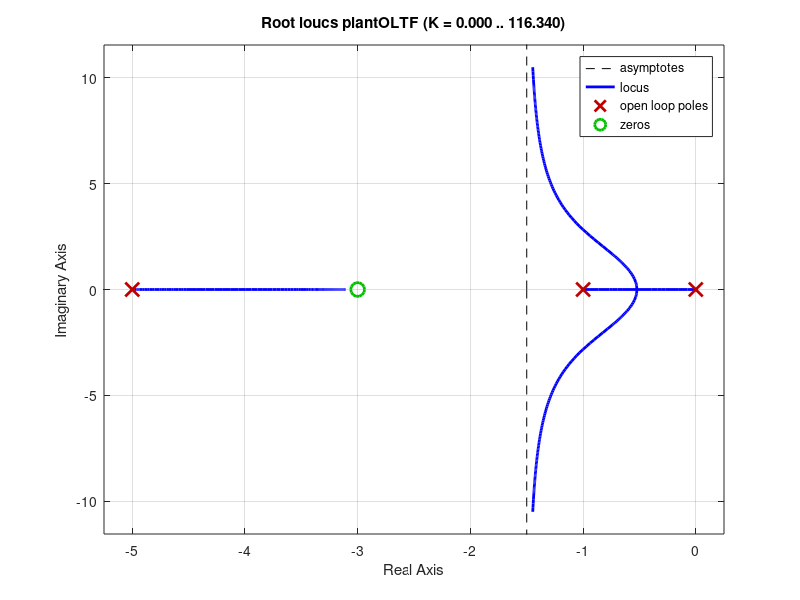
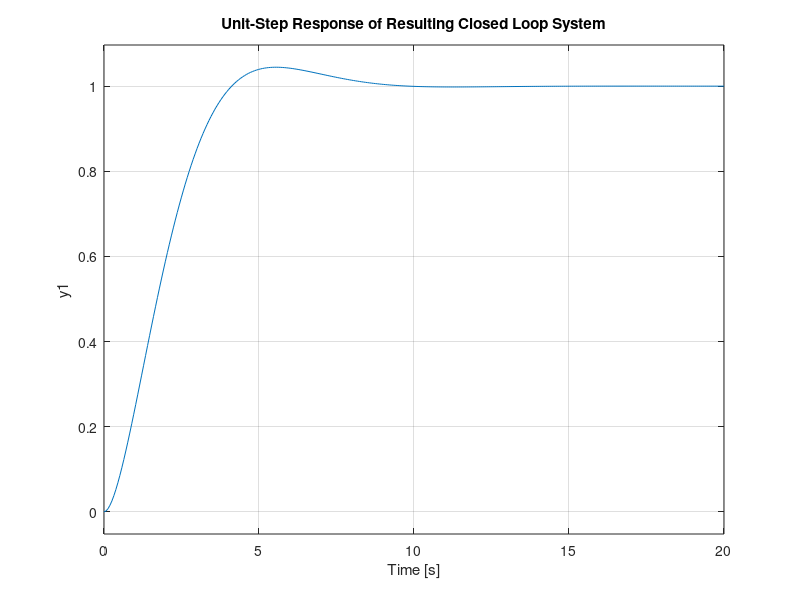
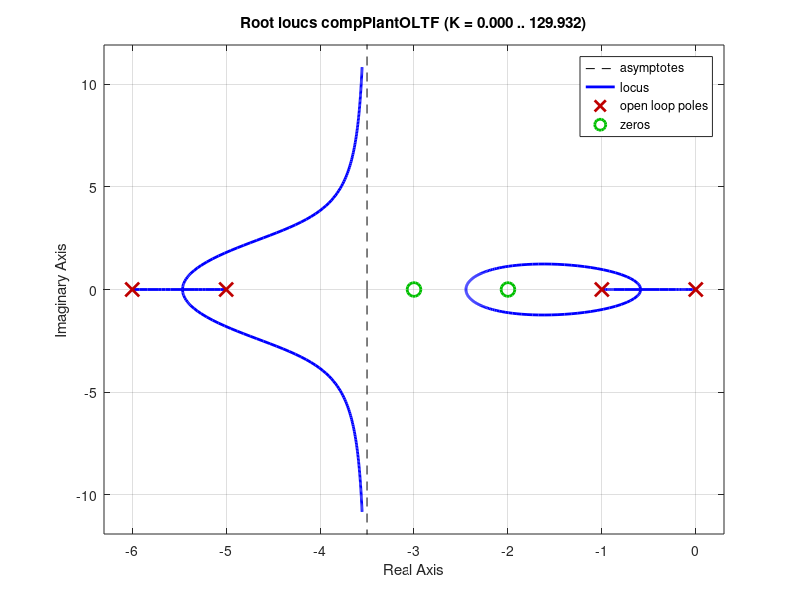

The MATLAB source for these figures, in order: (Note: this script raises an error after producing the figures.)
%% b - Plot Root Locus and unit-step response
% Zero at s = -3
zeros = [-3];
% Poles at s = -1, -5
poles = [0 -1 -5];
% Gain
K = 1
% Get open-loop transfer function; zeros, poles, gain = 1
plantOLTF = zpk(zeros, poles, K)

% Plot Root Locus
rlocus(plantOLTF)
grid on

% Save Closed-loop poles, associated feedback gain values
[r, k] = rlocus(plantOLTF);

% Set gain value for damping ratio = 0.7071
K = 0.985;
% Numerator coefficients
num = [K 3*K];
% Denominator coefficients
den = [1 6 (5+K) 3*K];
% Get closed-loop transfer function
plantCLTF1 = tf(num, den)

plantWithK = zpk(zeros, poles, K)
% Converts OLTF to CLTF - plantWithK = OLTF, 1 = H(s) as it's unity feedback
% control)
plantCLTF = feedback(plantWithK, 1)

figure
step(plantCLTF)
grid on
title('Unit-Step Response of Resulting Closed Loop System')

%% c - Root Locus for phase-led compensated system
K = 1;
% Phase-led compensator
phaseNum = [K 2*K];
phaseDen = [1 6];
phase = tf(phaseNum, phaseDen);
% Compensated plant - compensator in cascade (series) with plant
compPlantOLTF = plantOLTF*phase

% Plot compensated root locus
figure
rlocus(compPlantOLTF)
grid on
% Returns K (gain) at specified CL pole
K_pos = rlocfind(compPlantOLTF, -1.6+1.24j)
K_neg = rlocfind(compPlantOLTF, -1.6-1.24j)

% Get zeros from compensated plant OLTF
z = zero(compPlantOLTF);
% Get poles from compensated plant OLTF
p = pole(compPlantOLTF);
% Get compensated plant OLTF with desired K
compPlantOLTFwithK = zpk(z, p, K_pos)
% Get compensated plant CLTF
compPlantCLTF = feedback(compPlantOLTFwithK, 1)

% Get numerator and denominator coefficients of CLTF
[num den] = tfdata(compPlantCLTF);
% Get other closed-loop poles
clPoles = roots(cell2mat(den))

% No 'figure' so this root locus will cover the previous which isn't needed
% Plot root locus of compensated system with desired K
rlocus(compPlantOLTFwithK)
title('Root Locus Plot (K = 18.9325)')
grid on

%% d - Plot unit step response for phase-lead compensator
% Set gain value for damping ratio = 0.7071
K = 1.49;
% Get OLTF
phaseNum = [K 2*K];
phaseDen = [1 6];
phase = tf(phaseNum, phaseDen);
plantOLTFd = zpk(zeros, poles, K)
compPlantD = plantOLTFd * phase
% Converts OLTF to CLTF - compPlant = OLTF, 1 = H(s) (1 as it's unity feedback
% control)
compPlantCLTFd = feedback(compPlantD, 1)

figure
step(compPlantCLTFd)
grid on
title('Unit-Step Response of Compensated Closed Loop System')

%% e - Plot root loci and step responses from b and d on same figure for comparison
figure
% Part b root locus
rlocus(plantOLTF, '--r')
hold on
% Part d root locus
rlocus(compPlantOLTFwithK, 'b')
grid on
title('Root Locus Comparison')
legend('Uncompensated', 'Phase-lead Compensated')

figure
step(compPlantCLTFd, plantCLTF)
legend('Compensated System', 'Uncompensated System')
grid on
title('Unit-Step Response of Uncompensated and Compensated Closed Loop Systems')

%% f - Bode plots of compenstated and uncompensated OLTFs
figure 
bode(plantOLTF, compPlantD)
grid on
legend('Uncompensated OLTF', 'Compensated OLTF')
title('Bode Plot for Compensated and Uncompensated OLTF')

% Get gain margin, phase margin and crossover frequencies
[Gm3,Pm3,Wcg3,Wcp3] = margin(plantOLTF)
[Gm4,Pm4,Wcg4,Wcp4] = margin(compPlantD)